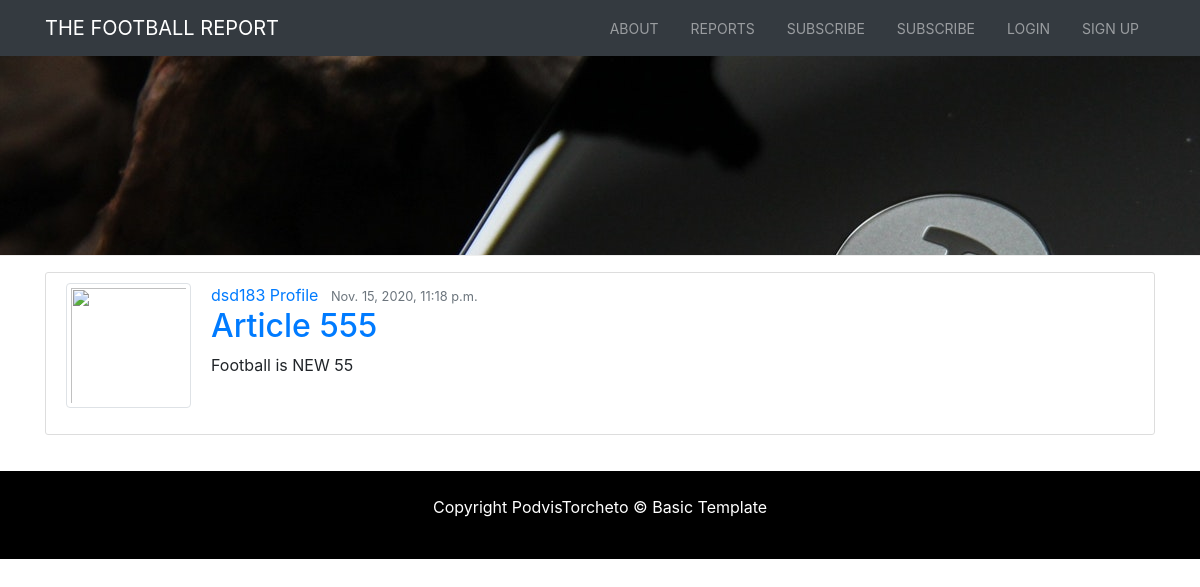
The page /article/7/ on the database as committed earlier.
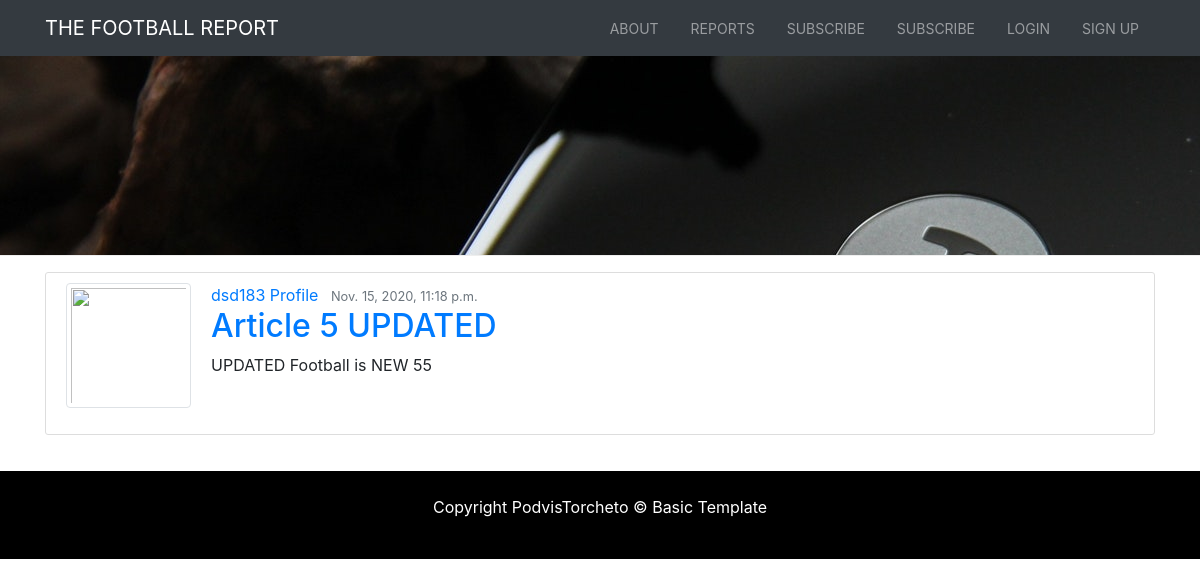
The same page on the database as committed later.
### blog/models.py (models this page shows, shortened)
class Article(models.Model):
    title = models.CharField(max_length=100)
    content = models.TextField()
    date_posted = models.DateTimeField(default=timezone.now)
    author = models.ForeignKey(Profile, on_delete=models.CASCADE)

### profiles/models.py (models this page shows)
class Profile(models.Model):
    user = models.OneToOneField(User, on_delete=models.CASCADE)
    image = models.ImageField(default="default.jpg", upload_to="profile_pics")
    def __str__(self):
        return f'{self.user.username} Profile'

### blog/views.py (the view)
# urls.py: path('article/<int:pk>/', ArticleDetailView.as_view(), name='article_detail'),
class ArticleDetailView(DetailView):
    model = Article

### cart/contexts.py (called while the page is built)
def cart_contents(request):
    cart = request.session.get('cart', {})
    cart_items = []
    total = 0
    subscription_count = 0
    """
    context = {
        'cart_items': cart_items,
        'total': total,
        'subscription_count': subscription_count,
    }"""
    for id, quantity in cart.items():
        subscription = get_object_or_404(Subscription, pk=id)
        total += quantity * subscription.price
        subscription_count += quantity
        cart_items.append({'id': id, 'quantity': quantity, 'subscription': subscription})
    return {'cart_items': cart_items, 'total': total, 'suscription_count': subscription_count}

### blog/templates/blog/article_detail.html (shortened to what this page needs)
{% extends "base.html" %}
{% load static %}
{% block page_header %}
<header id="page-header">
</header>
{% endblock %}
{% block content %}
<section id="blog" class="py-3">
	<div class="container">
		<div class="row">
			<div class="col">
				<article class="media content-section">
					<img class="account-img img-thumbnail" src="{{ user.profile.image.url }}">
					<div class="media-body">
						<div class="article-metadata">
							<a class="mr-2" href="#">{{ article.author }}</a>
							<small class="text-muted">{{ article.date_posted }}</small>
						</div>
						<h2><a class="article-title"
								href="{% url 'article_detail' article.id %}">{{ article.title }}</a></h2>
						<p class="article-content">{{ article.content }}</p>
					</div>
				</article>
			</div>
		</div>
	</div>
</section>
{% endblock %}

Rows that differ between the two databases and show on the page:
changed Article "dsd183 Profile": title "Article 555" → "Article 5 UPDATED"; content "Football is NEW 55" → "UPDATED Football is NEW 55"
